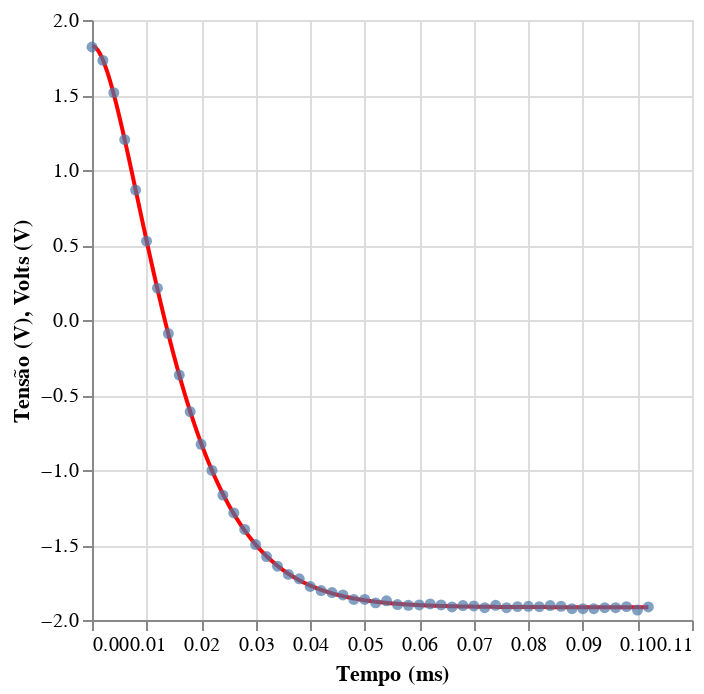

Notebook cell for this chart:
### Code cell
import pandas as pd
import numpy as np
from matplotlib import pyplot as plt
from scipy.optimize import curve_fit

data_path = "RLC-03.csv"

df = pd.read_csv(data_path)

def func(t, Voff, V_max, alfa, omega):
    beta = np.sqrt(omega**2 - alfa**2)
    return V_max * np.exp(-alfa * t) * (np.cos(beta * t) + (alfa / beta) * np.sin(beta * t)) + Voff

id_min, id_max = 0, 300
tempo = df['Time'].loc[id_min+250:id_max + 1].values
ddv = df['U_b'].loc[id_min+250:id_max + 1].values
print(tempo)

tempo = tempo - tempo[0]

x_data = np.linspace(tempo[0],tempo[-1],1000)
y_data = func(x_data,-1.9147852867706756,3.7422431373048153,118630.13754571596,121430.1523736816)

data = pd.DataFrame()
data["Time"] = x_data*1000
data["U_b"] = y_data

pontos = pd.DataFrame()
pontos["Time"] = tempo*1000
pontos["U_b"] = ddv

q =alt.Chart(data).mark_line(color="red").encode(
    alt.X("Time",title = "Tempo (ms)"),
    alt.Y("U_b", title = "Tensão (V)")
)

p =alt.Chart(pontos).mark_circle().encode(
    alt.X("Time",title = "Tempo (ms)"),
    alt.Y("U_b", title = "Volts (V)")
)
df["Time"] -= df["Time"][0]
df["Time"] *= 1000
j = alt.Chart(df).mark_line().encode(
    alt.X("Time", title = "Tempo (ms)"),
    alt.Y("U_b", title = "Tensão (V)")
)
arg = [1.8,-3.7,113523,119291]

par_optimize, cov = curve_fit(
        func, tempo, ddv, p0=[arg[0], arg[1], arg[2],arg[3]], maxfev=100000
    )
print(par_optimize)
voff,vmax,alfa,omega = par_optimize
print(np.sqrt(np.diag(cov)))

with open("data_rlc(600).txt", "w") as f:
    # Escrevendo a matriz de covariância
    f.write("Matriz de Covariância:\n")
    f.write(f"{cov}\n\n")
    
    # Escrevendo as incertezas
    f.write("Incertezas:\n")
    f.write(f"Voff: {np.sqrt(np.diag(cov))[0]}\n")
    f.write(f"V_max: {np.sqrt(np.diag(cov))[1]}\n")
    f.write(f"alpha: {np.sqrt(np.diag(cov))[2]}\n")
    f.write(f"omega: {np.sqrt(np.diag(cov))[3]}\n\n")
    
    # Escrevendo os valores calculados
    f.write("Valores calculados:\n")
    f.write(f"Voff: {voff}\n")
    f.write(f"V_max: {vmax}\n")
    f.write(f"alpha: {alfa}\n")
    f.write(f"omega: {omega}\n")

q+p

### Figure 1 — Vega-Lite specification as saved in the notebook (floating-point values rounded to 4 significant figures; data arrays with more than 128 entries replaced by an {"elided": "..."} marker saying what was removed)
{"config": {"view": {"continuousWidth": 300, "continuousHeight": 300}}, "layer": [{"data": {"name": "data-32fa3668f042946edbe738ba44f53d02"}, "mark": {"type": "line", "color": "red"}, "encoding": {"x": {"field": "Time", "title": "Tempo (ms)", "type": "quantitative"}, "y": {"field": "U_b", "title": "Tensão (V)", "type": "quantitative"}}}, {"data": {"name": "data-d35b36fefb4424ba61b9ee92d27c2287"}, "mark": {"type": "circle"}, "encoding": {"x": {"field": "Time", "title": "Tempo (ms)", "type": "quantitative"}, "y": {"field": "U_b", "title": "Volts (V)", "type": "quantitative"}}}], "$schema": "https://vega.github.io/schema/vega-lite/v5.20.1.json", "datasets": {"data-32fa3668f042946edbe738ba44f53d02": {"elided": "1000 records"}, "data-d35b36fefb4424ba61b9ee92d27c2287": [{"Time": 0.0, "U_b": 1.82}, {"Time": 0.002, "U_b": 1.731}, {"Time": 0.004, "U_b": 1.516}, {"Time": 0.006, "U_b": 1.202}, {"Time": 0.008, "U_b": 0.8661}, {"Time": 0.01, "U_b": 0.5252}, {"Time": 0.012, "U_b": 0.2119}, {"Time": 0.014, "U_b": -0.09013}, {"Time": 0.016, "U_b": -0.3668}, {"Time": 0.018, "U_b": -0.6116}, {"Time": 0.02, "U_b": -0.8289}, {"Time": 0.022, "U_b": -1.003}, {"Time": 0.024, "U_b": -1.167}, {"Time": 0.026, "U_b": -1.286}, {"Time": 0.028, "U_b": -1.396}, {"Time": 0.03, "U_b": -1.497}, {"Time": 0.032, "U_b": -1.577}, {"Time": 0.034, "U_b": -1.641}, {"Time": 0.036, "U_b": -1.696}, {"Time": 0.038, "U_b": -1.726}, {"Time": 0.04, "U_b": -1.776}, {"Time": 0.042, "U_b": -1.803}, {"Time": 0.044, "U_b": -1.817}, {"Time": 0.046, "U_b": -1.833}, {"Time": 0.048, "U_b": -1.863}, {"Time": 0.05, "U_b": -1.863}, {"Time": 0.052, "U_b": -1.886}, {"Time": 0.054, "U_b": -1.872}, {"Time": 0.056, "U_b": -1.897}, {"Time": 0.058, "U_b": -1.902}, {"Time": 0.06, "U_b": -1.899}, {"Time": 0.062, "U_b": -1.893}, {"Time": 0.064, "U_b": -1.899}, {"Time": 0.066, "U_b": -1.913}, {"Time": 0.068, "U_b": -1.904}, {"Time": 0.07, "U_b": -1.906}, {"Time": 0.072, "U_b": -1.918}, {"Time": 0.074, "U_b": -1.902}, {"Time": 0.076, "U_b": -1.918}, {"Time": 0.078, "U_b": -1.911}, {"Time": 0.08, "U_b": -1.909}, {"Time": 0.082, "U_b": -1.911}, {"Time": 0.084, "U_b": -1.904}, {"Time": 0.086, "U_b": -1.909}, {"Time": 0.088, "U_b": -1.925}, {"Time": 0.09, "U_b": -1.925}, {"Time": 0.092, "U_b": -1.925}, {"Time": 0.094, "U_b": -1.918}, {"Time": 0.096, "U_b": -1.918}, {"Time": 0.098, "U_b": -1.911}, {"Time": 0.1, "U_b": -1.934}, {"Time": 0.102, "U_b": -1.913}]}}
